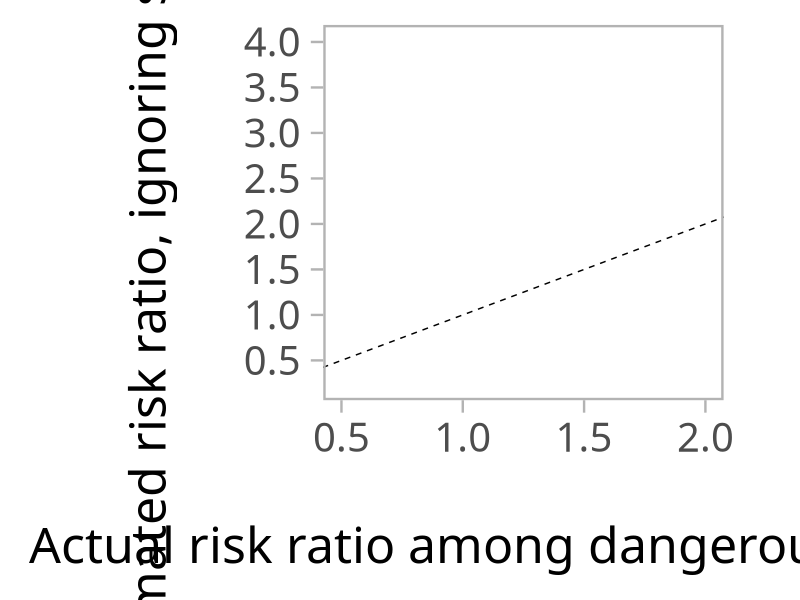
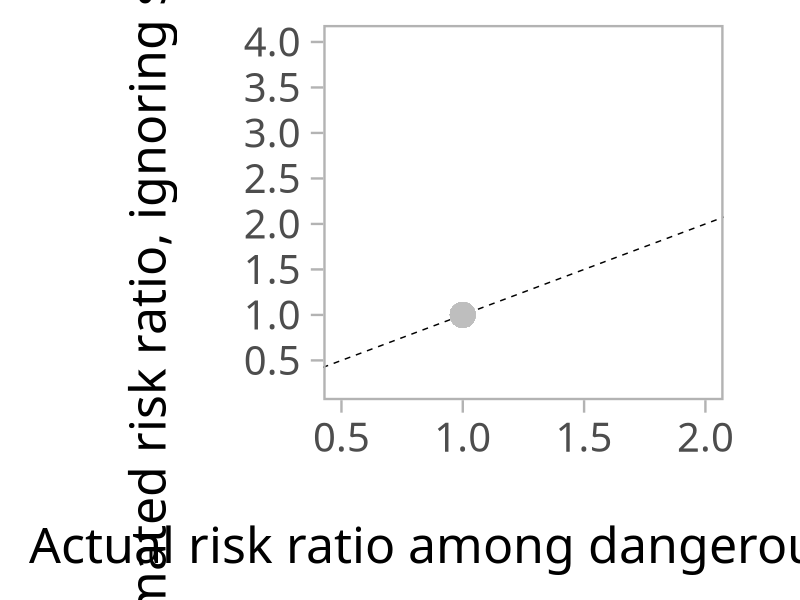
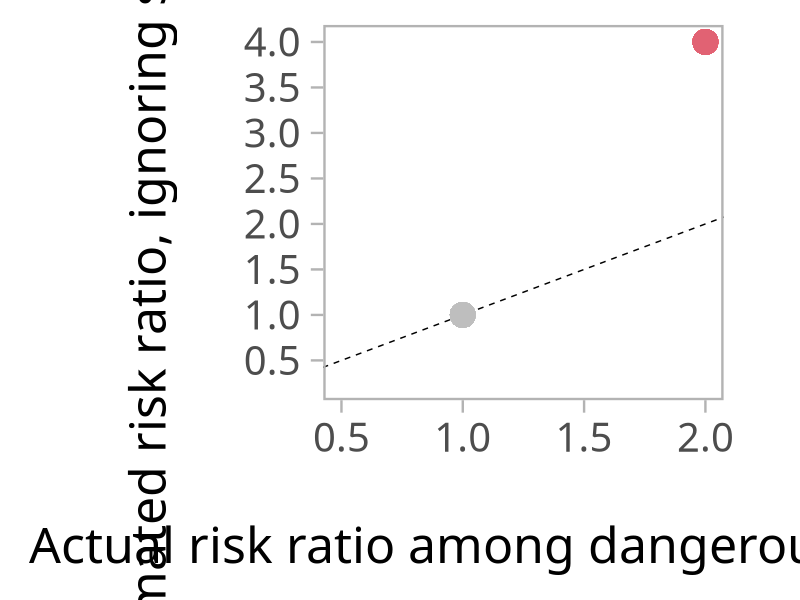
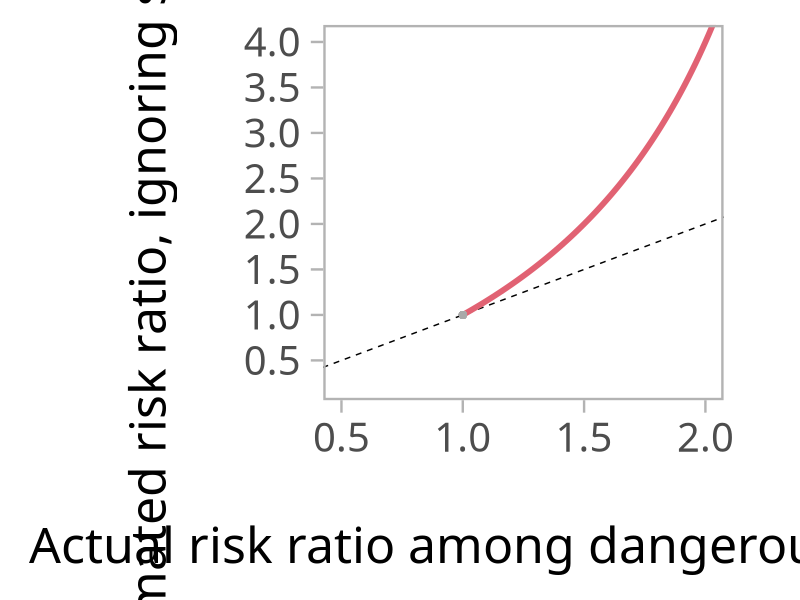
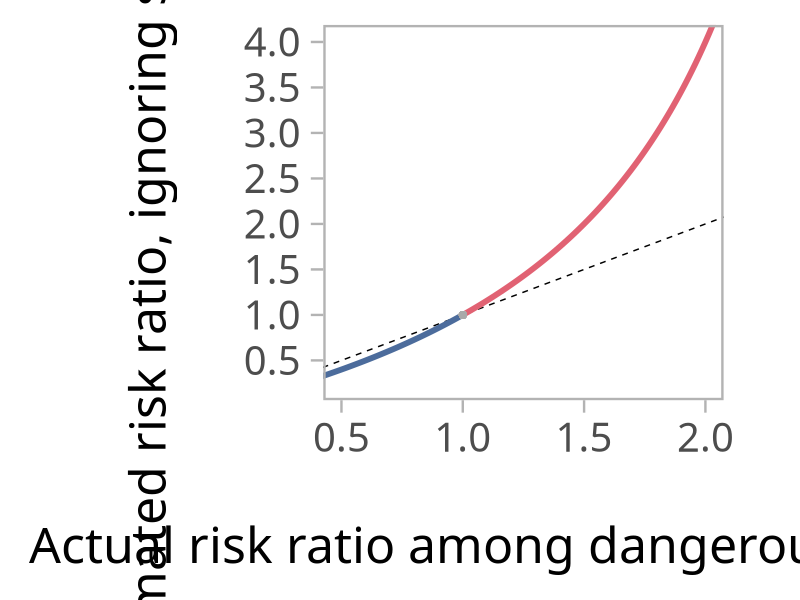
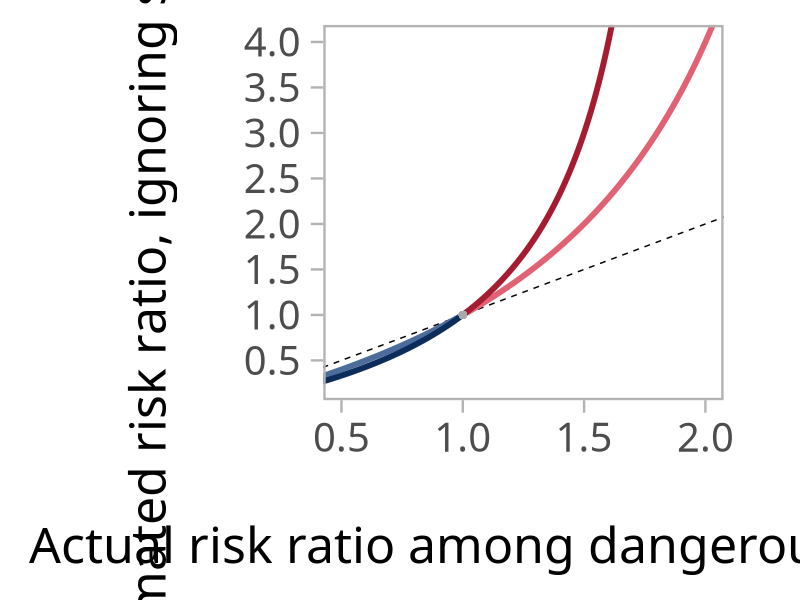

The R script that drew these images, in order:
library(ggplot2)
library(data.table)
library(assertthat)

# style ========================================================================

red <- '#A51C30'
lightred <- '#E16273'
blue <- '#4E84C4'
darkblue <- '#0C2C5C'
lightblue <- '#4C6C9C'



# test =========================================================================

n_speed_minority <- 500
n_speed_white <- 500

rr <- 3
p_stop_white <- .2
p_stop_minority <- p_stop_white * rr

n_stop_minority <- p_stop_minority * n_speed_minority
n_stop_white <- p_stop_white * n_speed_white

n_camera_minority <- n_speed_minority - n_stop_minority
n_camera_white <- n_speed_white - n_stop_white

or <-
  (p_stop_white * rr / (1 - p_stop_white * rr)) /
  (p_stop_white / (1 - p_stop_white))

assert_that(
  or ==
    (n_stop_minority / n_camera_minority) /
    (n_stop_white / n_camera_white)
)



# plot =========================================================================

results <- data.table(expand.grid(
  p_stop_white = c(1/2, 1/3, 1/5),
  rr = 2^seq(-2, 2, .01)
))
results[,
        or := (
          (p_stop_white * rr / (1 - p_stop_white * rr)) /
            (p_stop_white / (1 - p_stop_white))
        )]
results <- results[or > 0,]

png('substitution_transform_01.png', 1200, 900)
ggplot(results,
       aes(x = rr,
           y = or,
           group = p_stop_white
           )
       ) +
  geom_line(color = 'white') +
  geom_abline(intercept = 0, slope = 1, linetype = 'dashed') +
  ## geom_point(x = 2, y = 4, color = lightred, size = 8) +
  coord_fixed(ratio = .375,
              xlim = c(.5, 2),
              ylim = c(.25, 4)
              ) +
  theme_light(base_size = 36) +
  theme(text = element_text(family = 'Raleway'),
        panel.grid = element_blank()
        ) +
  scale_y_continuous(breaks = seq(.5, 4, .5)) +
  xlab('\nActual risk ratio among dangerous drivers') +
  ylab('\nEstimated risk ratio, ignoring substitution\n')
dev.off()

png('substitution_transform_02.png', 1200, 900)
ggplot(results,
       aes(x = rr,
           y = or,
           group = p_stop_white
           )
       ) +
  geom_line(color = 'white') +
  geom_abline(intercept = 0, slope = 1, linetype = 'dashed') +
  geom_point(x = 1, y = 1, color = 'gray', size = 8) +
  coord_fixed(ratio = .375,
              xlim = c(.5, 2),
              ylim = c(.25, 4)
              ) +
  theme_light(base_size = 36) +
  theme(text = element_text(family = 'Raleway'),
        panel.grid = element_blank()
        ) +
  scale_y_continuous(breaks = seq(.5, 4, .5)) +
  xlab('\nActual risk ratio among dangerous drivers') +
  ylab('\nEstimated risk ratio, ignoring substitution\n')
dev.off()

png('substitution_transform_03.png', 1200, 900)
ggplot(results,
       aes(x = rr,
           y = or,
           group = p_stop_white
           )
       ) +
  geom_line(color = 'white') +
  geom_abline(intercept = 0, slope = 1, linetype = 'dashed') +
  geom_point(x = 1, y = 1, color = 'gray', size = 8) +
  geom_point(x = 2, y = 4, color = lightred, size = 8) +
  coord_fixed(ratio = .375,
              xlim = c(.5, 2),
              ylim = c(.25, 4)
              ) +
  theme_light(base_size = 36) +
  theme(text = element_text(family = 'Raleway'),
        panel.grid = element_blank()
        ) +
  scale_y_continuous(breaks = seq(.5, 4, .5)) +
  xlab('\nActual risk ratio among dangerous drivers') +
  ylab('\nEstimated risk ratio, ignoring substitution\n')
dev.off()

png('substitution_transform_04.png', 1200, 900)
ggplot(results,
       aes(x = rr,
           y = or,
           group = p_stop_white
           )
       ) +
  geom_line(color = 'white') +
  geom_abline(intercept = 0, slope = 1, linetype = 'dashed',) +
  geom_line(color = lightred,
            size = 2,
            data = results[p_stop_white == 1/3 & or > rr]
            ) +
  geom_point(x = 1, y = 1, color = 'darkgray', size = 2) +
  coord_fixed(ratio = .375,
              xlim = c(.5, 2),
              ylim = c(.25, 4)
              ) +
  theme_light(base_size = 36) +
  theme(text = element_text(family = 'Raleway'),
        panel.grid = element_blank()
        ) +
  scale_y_continuous(breaks = seq(.5, 4, .5)) +
  xlab('\nActual risk ratio among dangerous drivers') +
  ylab('\nEstimated risk ratio, ignoring substitution\n')
dev.off()

png('substitution_transform_05.png', 1200, 900)
ggplot(results,
       aes(x = rr,
           y = or,
           group = p_stop_white
           )
       ) +
  geom_line(color = 'white') +
  geom_abline(intercept = 0, slope = 1, linetype = 'dashed',) +
  geom_line(color = lightred,
            size = 2,
            data = results[p_stop_white == 1/3 & or > rr]
            ) +
  geom_line(color = lightblue,
            size = 2,
            data = results[p_stop_white == 1/3 & or < rr]
            ) +
  geom_point(x = 1, y = 1, color = 'darkgray', size = 2) +
  coord_fixed(ratio = .375,
              xlim = c(.5, 2),
              ylim = c(.25, 4)
              ) +
  theme_light(base_size = 36) +
  theme(text = element_text(family = 'Raleway'),
        panel.grid = element_blank()
        ) +
  scale_y_continuous(breaks = seq(.5, 4, .5)) +
  xlab('\nActual risk ratio among dangerous drivers') +
  ylab('\nEstimated risk ratio, ignoring substitution\n')
dev.off()

png('substitution_transform_06.png', 1200, 900)
ggplot(results,
       aes(x = rr,
           y = or,
           group = p_stop_white
           )
       ) +
  geom_line(color = 'white') +
  geom_abline(intercept = 0, slope = 1, linetype = 'dashed',) +
  geom_line(color = lightred,
            size = 2,
            data = results[p_stop_white == 1/3 & or > rr]
            ) +
  geom_line(color = lightblue,
            size = 2,
            data = results[p_stop_white == 1/3 & or < rr]
            ) +
  geom_line(color = red,
            size = 2,
            data = results[p_stop_white == 1/2 & or > rr]
            ) +
  geom_line(color = darkblue,
            size = 2,
            data = results[p_stop_white == 1/2 & or < rr]
            ) +
  geom_point(x = 1, y = 1, color = 'darkgray', size = 2) +
  coord_fixed(ratio = .375,
              xlim = c(.5, 2),
              ylim = c(.25, 4)
              ) +
  theme_light(base_size = 36) +
  theme(text = element_text(family = 'Raleway'),
        panel.grid = element_blank()
        ) +
  scale_y_continuous(breaks = seq(.5, 4, .5)) +
  xlab('\nActual risk ratio among dangerous drivers') +
  ylab('\nEstimated risk ratio, ignoring substitution\n')
dev.off()
